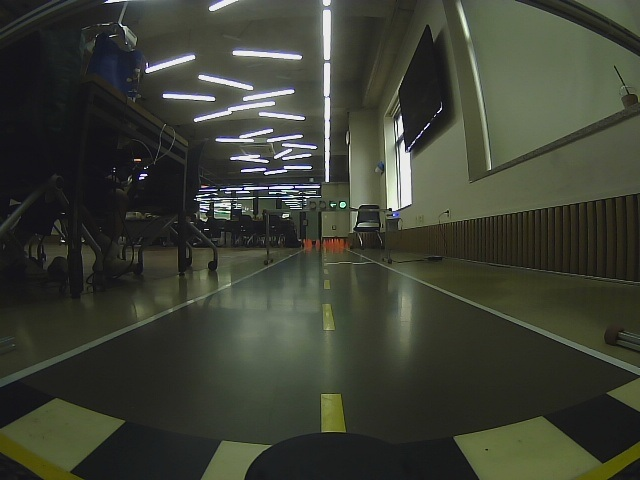
#> input picture legacy/evidence/lane-comparison/assets/frame1/original.jpg, 640 x 480 px
$ python -i white_left_boundary.py   (imports and definitions only)   (older library calls are emulated)
#> lines starting #> are read from the running program, lines starting #| are printed output that depends on the picture
#> further down, picture is the input picture: shape (480, 640, 3); mean B, G, R 52.5, 64.2, 60.9
from __future__ import annotations

from dataclasses import dataclass
from time import perf_counter

import cv2
import numpy as np


DELTAS = np.arange(-3, 6, dtype=np.int16)


@dataclass(frozen=True)
class WhiteLeftConfig:
    work_width: int = 320
    work_height: int = 240
    near_y_ratio: float = 0.80
    far_y_ratio: float = 0.625
    control_y_ratio: float = 0.70
    left_search_ratio: float = 0.52
    minimum_path_score: float = 0.30
    continuation_minimum_score: float = 0.25
    continuation_maximum_gap_rows: int = 5
    sharp_turn_window_rows: int = 5
    maximum_turn_angle_deg: float = 60.0
    edge_gradient_threshold: float = 25.0
    stripe_minimum_width_ratio: float = 4.0 / 640.0
    stripe_maximum_width_ratio: float = 28.0 / 640.0
    stripe_minimum_contrast: float = 7.0
    stripe_maximum_saturation: float = 115.0
    ransac_iterations: int = 1200
    ransac_residual_ratio: float = 7.0 / 640.0
    ransac_minimum_inliers: int = 12
    minimum_inward_progress_ratio: float = 12.0 / 640.0
    maximum_bottom_slope_error_ratio: float = 80.0 / 640.0
    bottom_extrapolation_ratio: float = 80.0 / 640.0
    # Approved frame 1 with this detector: center 320px - left line 76px.
    desired_left_distance_ratio: float = 244.0 / 640.0
    # When only one boundary is visible, bias the vehicle toward that boundary.
    single_lane_distance_ratio: float = 180.0 / 640.0


@dataclass(frozen=True)
class WhiteLeftResult:
    state: str
    confidence: float
    path: np.ndarray | None
    control_y_px: int
    left_boundary_x_px: float | None
    desired_left_distance_px: float
    center_offset_px: float | None
    processing_ms: float
    debug_image: np.ndarray | None

    # [21 lines left out: function status, not called in this run]


@dataclass(frozen=True)
class WhiteRightResult:
    state: str
    confidence: float
    path: np.ndarray | None
    control_y_px: int
    right_boundary_x_px: float | None
    desired_right_distance_px: float
    center_offset_px: float | None
    processing_ms: float

    # [57 lines left out: functions status, select_lane_control, not called in this run]


def white_ridge_score(frame: np.ndarray) -> np.ndarray:
    """Score thin, locally bright, low-saturation paint like the frame-90 code."""
    gray = cv2.cvtColor(frame, cv2.COLOR_BGR2GRAY).astype(np.float32)
    hsv = cv2.cvtColor(frame, cv2.COLOR_BGR2HSV)
#> hsv: shape (480, 640, 3); mean H, S, V 49.7, 53.5, 65.3
    local = cv2.GaussianBlur(gray, (0, 0), 13.0)
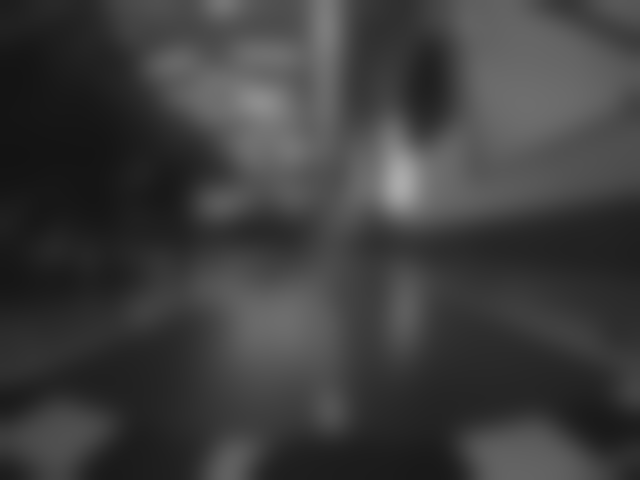
#> local: shape (480, 640) float32; min 19.82, max 171, mean 61.9
    local_contrast = np.clip((gray - local) / 30.0, 0.0, 1.0)
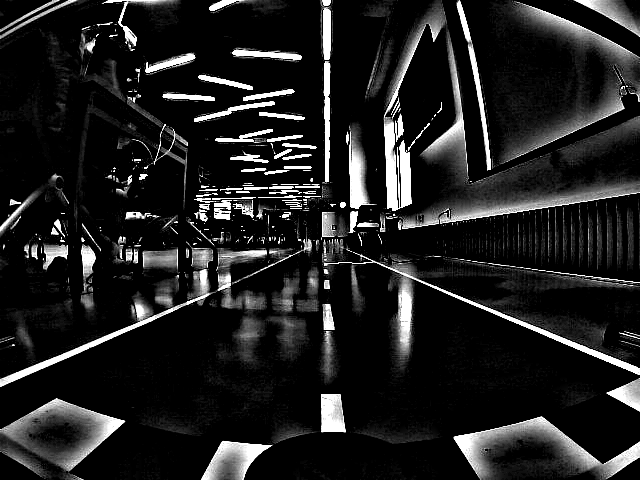
#> local_contrast: shape (480, 640) float32; min 0, max 1, mean 0.127
    top_hat = cv2.morphologyEx(
        gray.astype(np.uint8),
        cv2.MORPH_TOPHAT,
        cv2.getStructuringElement(cv2.MORPH_ELLIPSE, (31, 31)),
    ).astype(np.float32)
    ridge = np.clip(top_hat / 34.0, 0.0, 1.0)
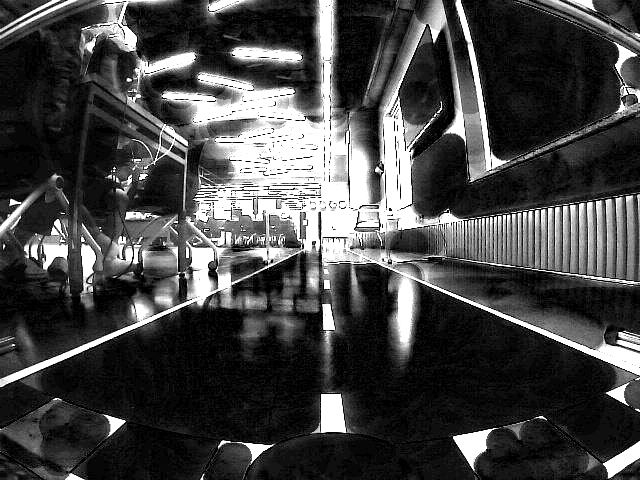
#> ridge: shape (480, 640) float32; min 0, max 1, mean 0.271
    low_saturation = np.clip(
        (105.0 - hsv[:, :, 1].astype(np.float32)) / 75.0,
        0.0,
        1.0,
    )
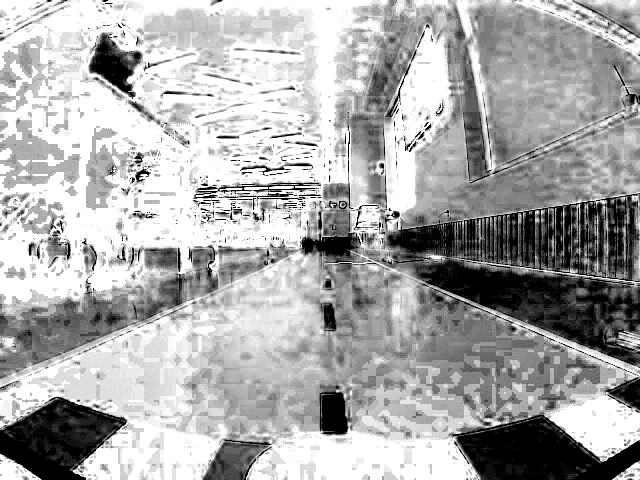
#> low_saturation: shape (480, 640) float32; min 0, max 1, mean 0.669
    brightness = np.clip((gray - 90.0) / 100.0, 0.0, 1.0)
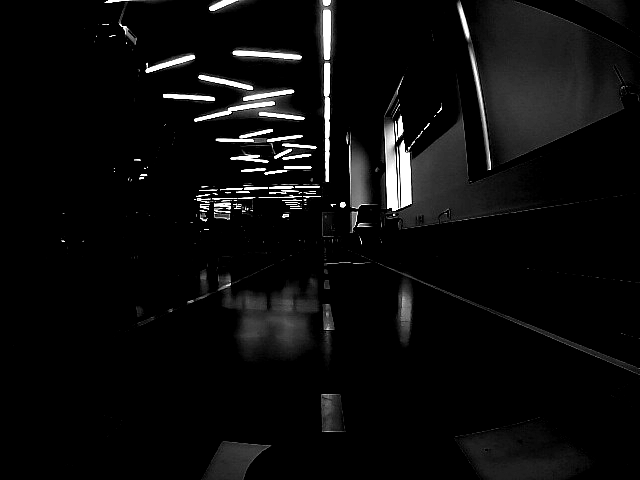
#> brightness: shape (480, 640) float32; min 0, max 1, mean 0.0484
    structural = 0.62 * ridge + 0.38 * local_contrast
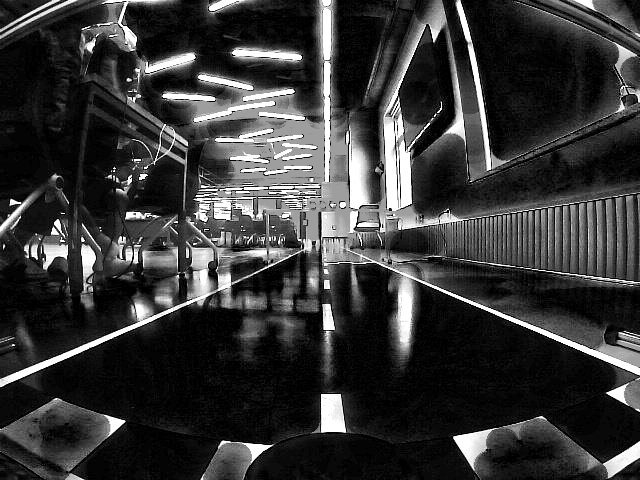
#> structural: shape (480, 640) float32; min 0, max 1, mean 0.216
    score = (
        structural * (0.18 + 0.82 * low_saturation)
        + 0.08 * brightness * low_saturation
    )
    return cv2.GaussianBlur(score, (0, 0), 1.2)
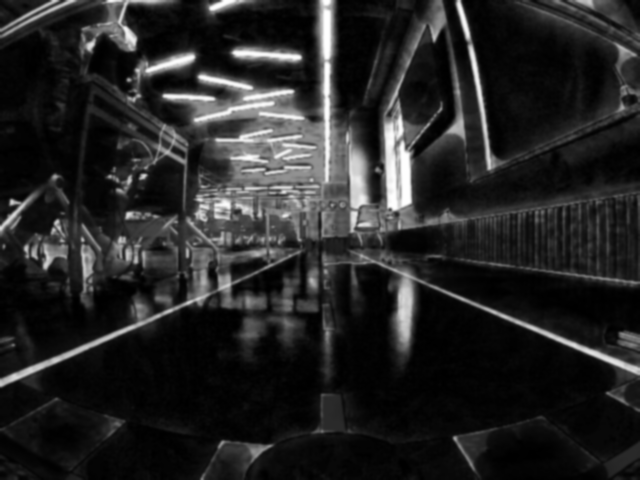
#> returned value: shape (480, 640) float32; min 3.79e-05, max 1.08, mean 0.161; drawn with min black and max white


# [691 lines left out: functions _smooth_path, _trim_forced_continuation, _trim_sharp_turn, trace_left_boundary, _x_at_y, _edge_pair_candidates and 4 more, not called in this run]

>>> import cv2
>>> picture = cv2.imread('../../../evidence/lane-comparison/assets/frame1/original.jpg')
>>> result = white_ridge_score(picture)
